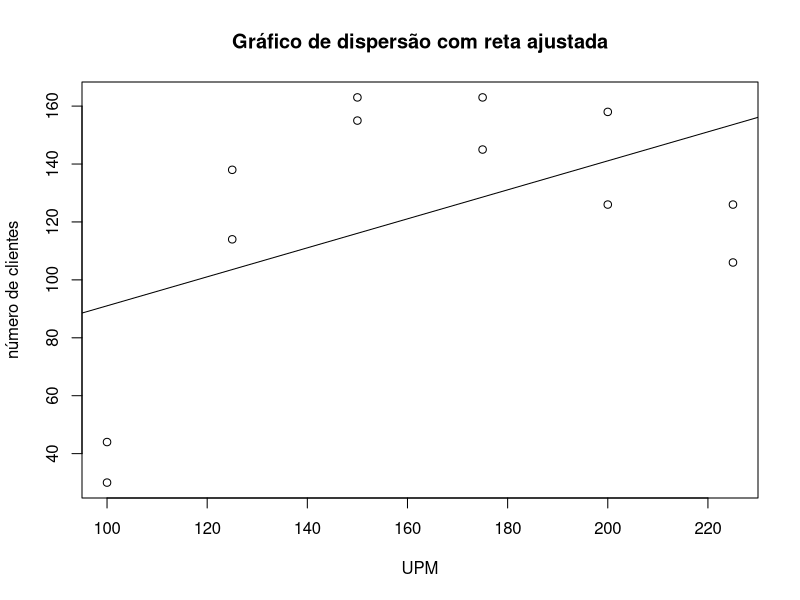
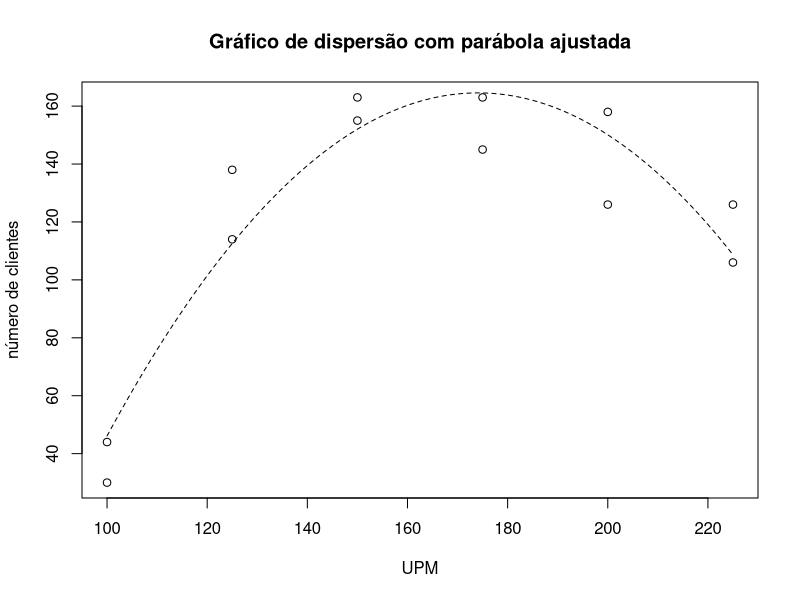
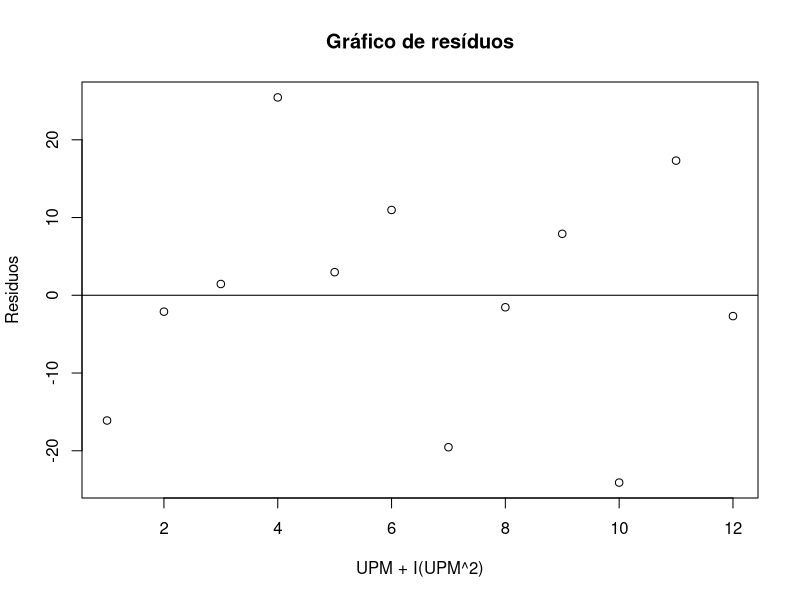
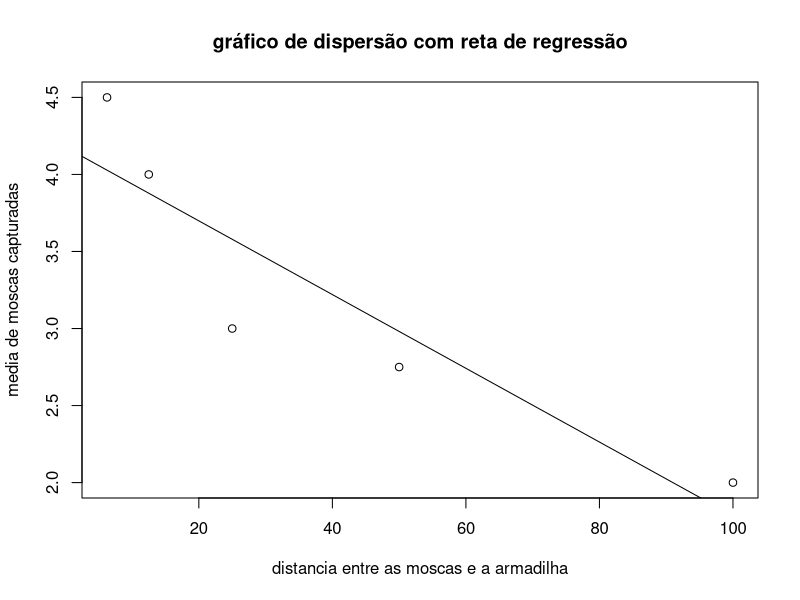

The R script that drew these images, in order:
## ---- chunk 1
UPM <- c(100, 100, 125, 125, 150, 150, 175, 175, 200, 200, 225, 225)
clientes <- c(30, 44, 114, 138, 155, 163, 145, 163, 158, 126, 126, 106)
## ---- chunk 2
lm(clientes~UPM)
## ---- chunk 3
modelo1 <- lm(clientes~UPM)
plot(UPM, clientes, xlab = "UPM", ylab = "número de clientes", main="Gráfico de dispersão com reta ajustada")
abline(modelo1)
## ---- chunk 4
plot(clientes~UPM, xlab = "UPM", ylab = "número de clientes", main="Gráfico de dispersão com parábola ajustada")
modelo1 <- lm(clientes~UPM)
modelo2 <- update(modelo1,.~. +I(UPM^2))
anova(modelo1,modelo2)
#abline(modelo1)
cf.m2 <- coef(modelo2)
curve(cf.m2[1]+cf.m2[2]*x+cf.m2[3]*x^2, add=T, lty=2)
## ---- chunk 5
residuos <- residuals(modelo2)
plot(residuos, 
     ylab="Residuos",
     xlab="UPM + I(UPM^2)",
     main="Gráfico de resíduos")
abline(0,0)
## ---- chunk 6
distancia <- c(6.25, 12.5, 25.0, 50.0, 100.0)
primeiro <- c(5, 5, 4, 3, 1)
segundo <- c(3,2,5,4,2)
terceiro <- c (4,5,3,2,2)
quarto <-  c(6,4,0,2,3)
medias <- c (0,0,0,0,0)

tabela <- data.frame (distancia, primeiro, segundo, terceiro, quarto)
medias <- c(rowMeans (tabela[,2:5]))
tabela$medias <- medias
tabela
## ---- chunk 7
plot (tabela$medias~tabela$distancia,
  xlab="distancia entre as moscas e a armadilha",
  ylab="media de moscas capturadas",
  main="gráfico de dispersão com reta de regressão")
abline (lm(tabela$medias~tabela$distancia))
